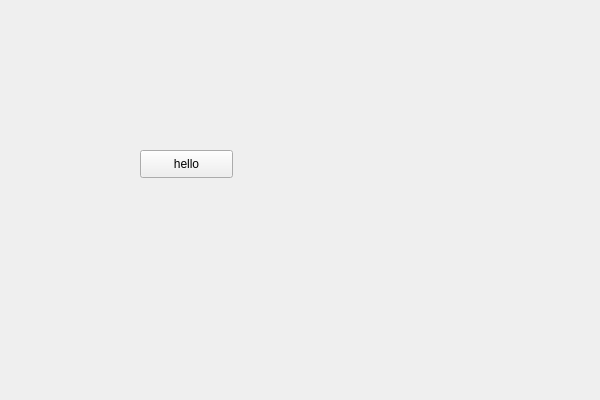
<?xml version="1.0" encoding="UTF-8"?>
<ui version="4.0">
 <class>QtCmakeClass</class>
 <widget class="QWidget" name="QtCmakeClass">
  <property name="geometry">
   <rect>
    <x>0</x>
    <y>0</y>
    <width>600</width>
    <height>400</height>
   </rect>
  </property>
  <property name="windowTitle">
   <string>QtCmake</string>
  </property>
  <widget class="QPushButton" name="pbHello">
   <property name="geometry">
    <rect>
     <x>140</x>
     <y>150</y>
     <width>93</width>
     <height>28</height>
    </rect>
   </property>
   <property name="text">
    <string>hello</string>
   </property>
  </widget>
 </widget>
 <layoutdefault spacing="6" margin="11"/>
 <resources/>
 <connections/>
</ui>
